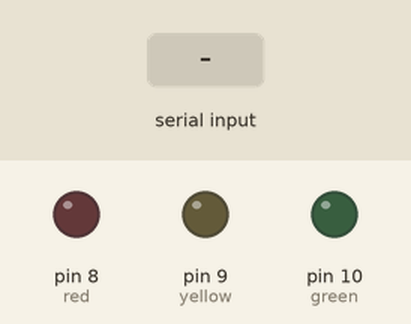
Simulated run of this sketch. Board: Arduino Uno, built with avr-gcc and run on an emulated ATmega328P. On the bench: output pins drawn as LEDs (lit = HIGH). The test bench sets the inputs (shaded band).

Above: at 1.2 s.
1.3 s: "A" received over Serial
At 2.4 s:
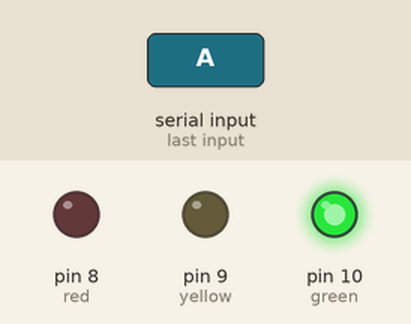
At 7.4 s:
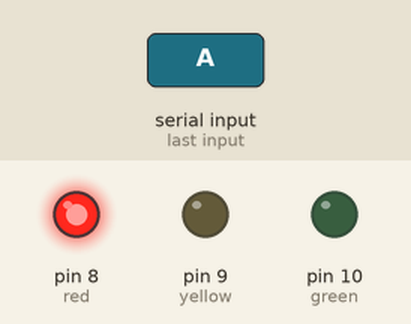
Timing chart, 0 to 8.8 s (numbered marks = the images above; inputs shaded):
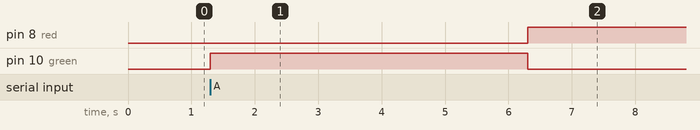

Measured:
- after the input at 1.3 s, pin 8 (red): LOW → HIGH after 5.0 s; pin 10 (green): LOW → HIGH at once, → LOW 5.0 s later

The sketch:

traffic_control.ino
```cpp
int red = 8;
int yellow = 9;
int green = 10;

void setup() {
  pinMode(red, OUTPUT);
  pinMode(yellow, OUTPUT);
  pinMode(green, OUTPUT);

  Serial.begin(9600);
}

void loop() {

  if (Serial.available()) {

    char signal = Serial.read();

    if(signal == 'A') {
      digitalWrite(red, LOW);
      digitalWrite(yellow, LOW);
      digitalWrite(green, HIGH);

      delay(5000);

      digitalWrite(green, LOW);
      digitalWrite(red, HIGH);
    }
  }
}
```
